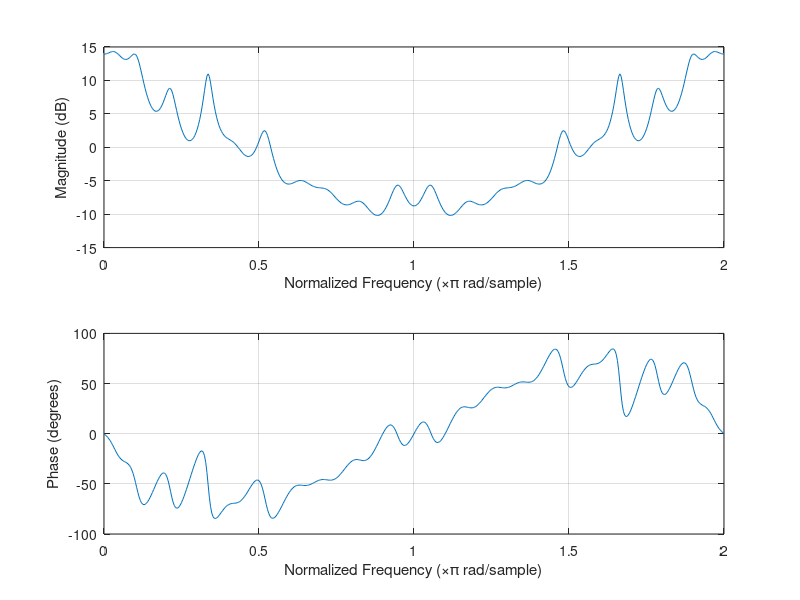
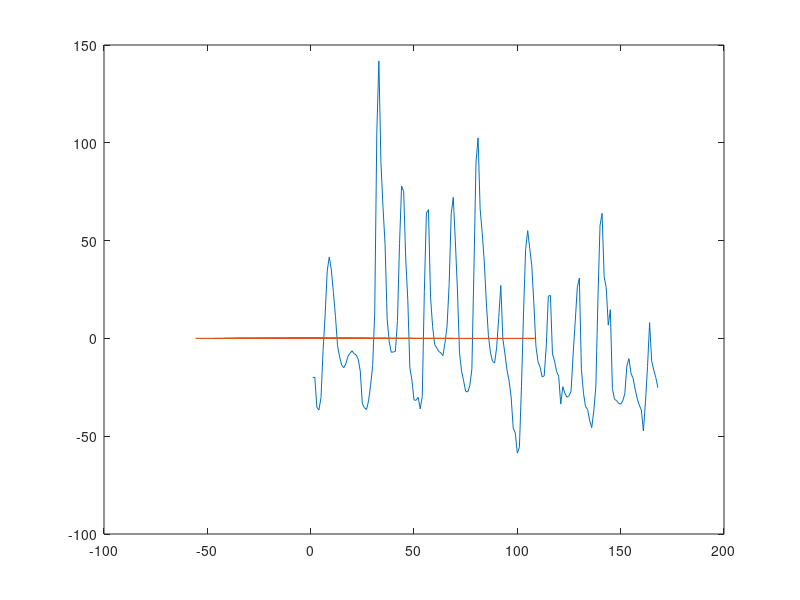
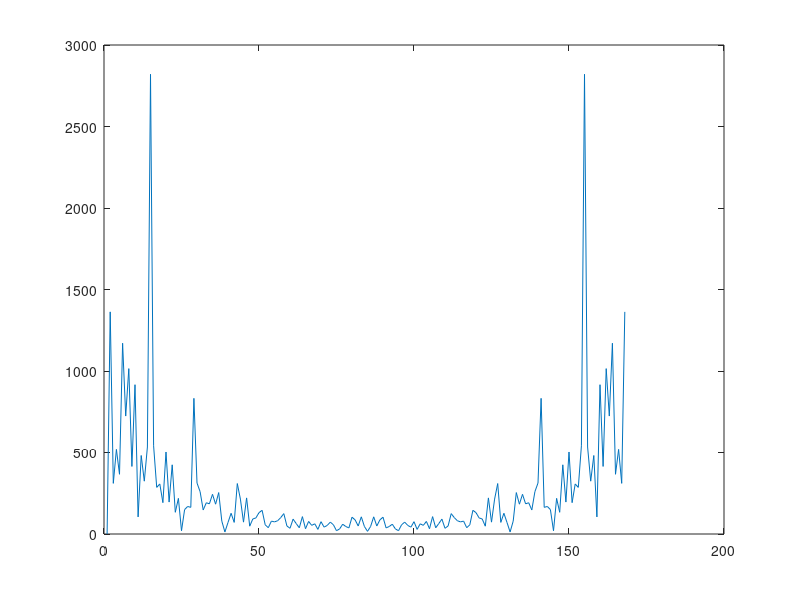
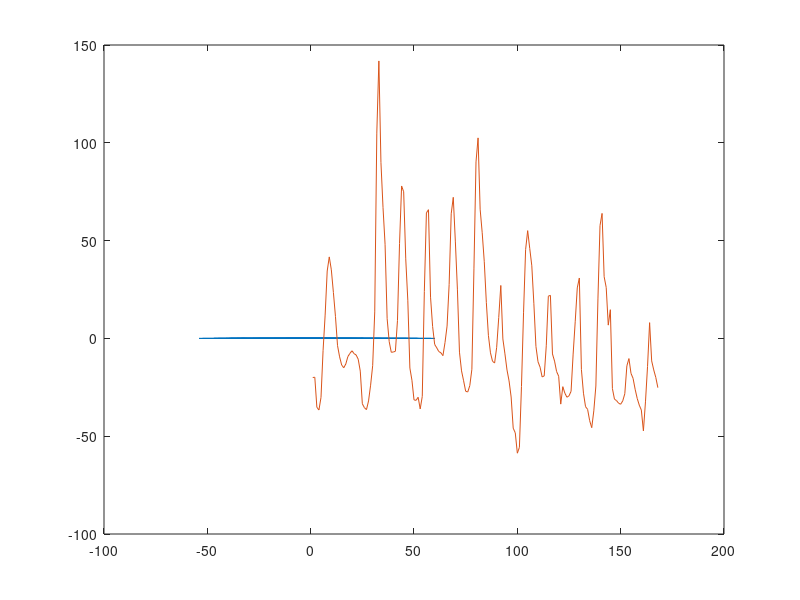

Write the MATLAB code that produced these figures, in order. (Note: this script raises an error after producing the figures.)
clear all;
close all;
clc;
%% Preparing data for Feedback coeficients - LN stochastic p. 28
% 
data = load('data_v2.csv'); % Data
data_mean = data(:,3) - mean(data(:,3)); % Mean substracted from data 
% 
% atc = autocorr(data_mean); % Autocorrelation of data
%  
% y_gamma = atc(2:length(atc)); % Used in Yule walker 
% Gamma = toeplitz(atc(1:length(atc)-1)); % Used in Yule walker
% 
% sigma = inv(Gamma)*y_gamma; % Feedback coeificients for AR(20)


%%

% f = linspace(0,1,length(data(:,3)));

x = data_mean;
x_f = fft(x);

% By visual inspection. x = 15, 155 is peak of fft 

theta = angle(x_f(15));
%angle(x_f(155));
%fz = 

x_f(15) = 0;    % Erase peroidisity
x_f(155) = 0;   % Erase peroidisity

% plot(mag2db(abs(x_f)))

figure
x_t = ifft(x_f);

p = 20;
a = aryule(x_t,p);

freqz(1,a)

figure

plot(x)
hold on
plot(x_t)

figure 
plot(abs(fft(data_mean)))
figure
phi = aryule(x_t,10);

out = 0;
dummy = 0;
%%%%%%%%%%%%%%%%%%%%%%%%%%%%%%%%%%%%%
x = randn(1,168);

% for n = 1:168 % for loop to define x[n] = z[n] + sigma[n-1] + sigma[n-2] .. sigma[n-i] 
%     
%     out(n) = x * phi';
%     dummy(1) = randn(1);
%     
%     for k = 2:length(x)
%         dummy(k) = x(k-1);
%     end
% 
%     x = dummy;
% end
y = filter(10,phi,x);

A = 2820 / (168/2); % Amplitude of cosine peroridicity - A*cos(2*pi*f*t + theta) 
fz = (15/168) ;%2.48*10^-5; %1/(15/168); 
t = (1:1:168);
per = A * cos(2*pi*fz*t + theta); % Peoridisity

plot(per+y)
hold on 
plot(data_mean)
figure
plot(abs(fft((per+y))))
fit(t',data(:,3),'smoothingspline')